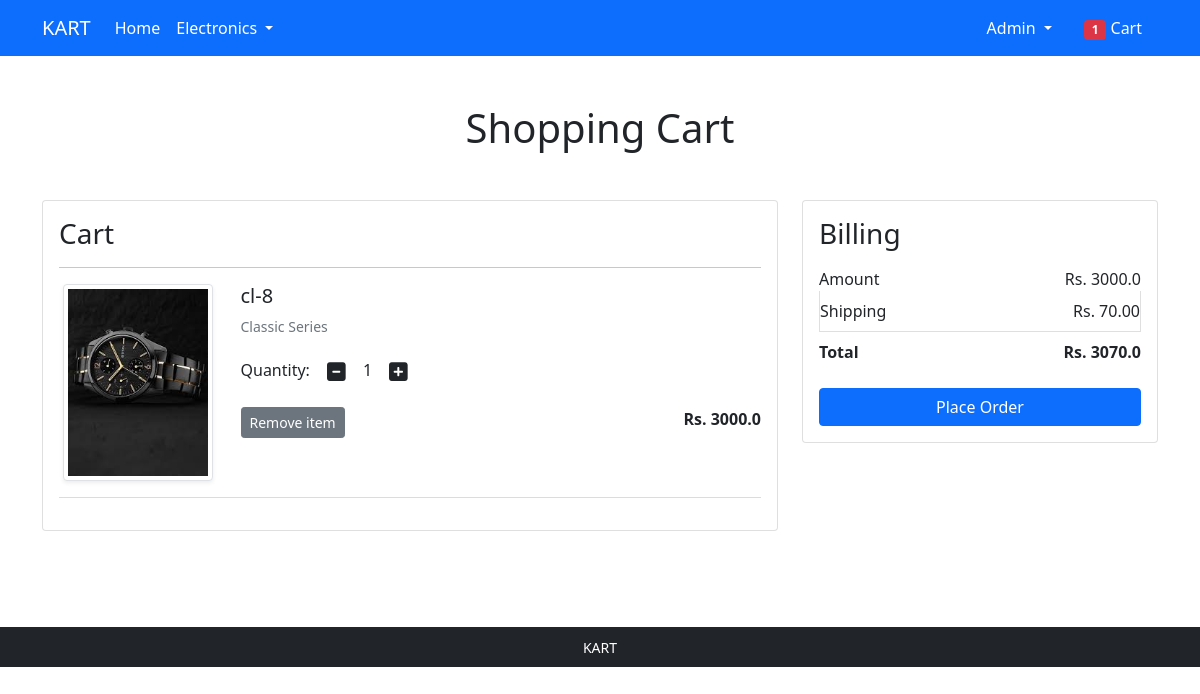
The app's page /cart/ (signed in) with its own data.
### app/models.py (models this page shows, shortened)
class Cart(models.Model):
    user = models.ForeignKey(User, on_delete=models.CASCADE)
    product = models.ForeignKey(Product, on_delete=models.CASCADE)
    quantity = models.PositiveIntegerField(default=1)

class Product(models.Model):
    title = models.CharField(max_length=255)
    selling_price = models.FloatField()
    discounted_price = models.FloatField()
    description = models.TextField()
    brand = models.CharField(max_length=100)
    category = models.CharField(choices=CATEGORY_CHOICES, max_length=5)
    product_image = models.ImageField(upload_to='productimg')

### app/views.py (the view)
# urls.py: path('cart/', views.show_cart, name='showcart'),
def show_cart(request):
    totalitem=0
    if request.user.is_authenticated:
        totalitem=len(Cart.objects.filter(user=request.user))
        user = request.user
        cart = Cart.objects.filter(user=user)
        amount=0.0
        shipping_amount=70.0
        total_amount=0.0
        cart_product=[p for p in Cart.objects.all() if p.user==user]
        if cart_product:
            for p in cart_product:
                tempamount=(p.quantity*p.product.discounted_price)
                amount+=tempamount
                total_amount=amount+shipping_amount
            return render(request, 'app/addtocart.html', {'carts': cart,'total_amount':total_amount,'amount':amount,'totalitem':totalitem})
        else:
            return render(request,'app/emptycart.html',{'totalitem':totalitem})

### app/templates/app/addtocart.html (shortened to what this page needs)
{% extends 'app/base.html' %}
{% load static %}
{% block main-content %}
<div class="container my-5">
 <div class="row">
  <h1 class="text-center mb-5">Shopping Cart</h1>
  <div class="col-sm-8">
  <div class="card">
   <div class="card-body">
    <h3>Cart</h3>
    {% for cart in carts %}
    <hr>
    <div class="row">
     <div class="col-sm-3 text-center align-self-center"><img src="{{ cart.product.product_image.url }}" alt="{{ cart.product.title }}" srcset="" class="img-fluid img-thumbnail shadow-sm" height="150" width="150"> </div>
     <div class="col-sm-9">
      <div>
       <h5>{{ cart.product.title }}</h5>
       <p class="mb-2 text-muted small">{{ cart.product.description }}</p>
      <div class="my-3">
  <label for="quantity">Quantity:</label>
  <a class="minus-cart btn" pid="{{cart.product.id}}"><i class="fas fa-minus-square fa-lg"></i></a>
  <span id="quantity">{{ cart.quantity }}</span>
  <a class="plus-cart btn" pid="{{cart.product.id}}"><i class="fas fa-plus-square fa-lg"></i></a>
</div>
       <div class="d-flex justify-content-between">
        <a href="#" class="btn btn-sm btn-secondary mr-3 remove-cart" pid="{{cart.product.id}}">Remove item </a>
        <p class="mb-0"><span><strong>Rs. {{ cart.product.discounted_price}}</strong></span></p>
       </div>
      </div>
     </div>
    </div>
     {% endfor %}
    <hr class="text-muted">
   </div>
   </div>
  </div>
  <div class="col-sm-4">
   <div class="card">
    <div class="card-body">
      <h3>Billing</h3>
       <ul class="list-group">
                        <li class="list-group-item d-flex justify-content-between align-items-center border-0 px-0 pb-0">Amount<span>Rs. <span id="amount">{{ amount }}</span></span></li>
                        <li class="list-group-item d-flex justify-content-between align-items-center px-0">Shipping<span>Rs. 70.00</span></li>
                        <li class="list-group-item d-flex justify-content-between align-items-center border-0 px-0 mb-3">
                            <div>
                                <strong>Total</strong><small></small>
                              </div>
                              <span><strong>Rs.<strong id="total_amount">
                {{total_amount}}
                              </strong> </span></strong></li>
                            </ul>
                            <div class="d-grid"><a href="{% url 'checkout' %}" class="btn btn-primary">Place Order</a></div>
                          </div>
                        </div>
                            </div>
                        </div>
                            </div>
{% endblock main-content %}

### app/templates/app/base.html (shortened to what this page needs)
<!doctype html>
{% load static %}
<html lang="en">
  <head>
    <link href="https://cdn.jsdelivr.net/npm/bootstrap@5.0.0-beta1/dist/css/bootstrap.min.css" rel="stylesheet">
    <link rel="stylesheet" href="{% static 'app/css/owl.carousel.min.css' %}">
    <link rel="stylesheet" href="{% static 'app/css/all.min.css' %}">
    <link rel="stylesheet" href="{% static 'app/css/style.css' %}">
  </head>
  <body>
    <nav class="navbar navbar-expand-lg navbar-dark bg-primary">
     <div class="container">
       <a class="navbar-brand" href="/">KART</a>
       <div class="collapse navbar-collapse" id="navbarSupportedContent">
         <ul class="navbar-nav me-auto mb-2 mb-lg-0">
           <li class="nav-item">
             <a class="nav-link active" aria-current="page" href="/">Home</a>
           </li>
           <li class="nav-item dropdown">
             <a class="nav-link dropdown-toggle text-white" href="#" id="electronicsDropdown" role="button" data-bs-toggle="dropdown" aria-expanded="false">
               Electronics
             </a>
           </li>
         </ul>
         <div>
          <ul class="navbar-nav me-auto mb-2 mb-lg-0">
            {% if request.user.is_authenticated %}
           <li class="nav-item dropdown mx-2">
              <a class="nav-link dropdown-toggle text-white" href="#" id="profileDropdown" role="button" data-bs-toggle="dropdown" aria-expanded="false">
                {{request.user|capfirst}}
              </a>
            </li>
            <li class="nav-item mx-2">
             <a href="{% url 'showcart' %}" class="nav-link text-white"><span class="badge bg-danger">{{ totalitem }}</span> Cart </a>
            </li>
            {% endif %}
          </ul>
         </div>
       </div>
     </div>
    </nav>
    {% block main-content %} {% endblock main-content %}
    <footer class="container-fluid bg-dark text-center p-2 mt-5">
        <small class="text-white">KART</small>
    </footer>
  </body>
</html>

### records on screen
Cart: product.product_image (picture), product "cl-8", product.description "Classic Series", quantity "1", product.discounted_price "3000.0"

### other values on screen
{{ request.user|capfirst }} "Admin"
{{ totalitem }} "1"
{{ amount }} "3000.0"
{{ total_amount }} "3070.0"
